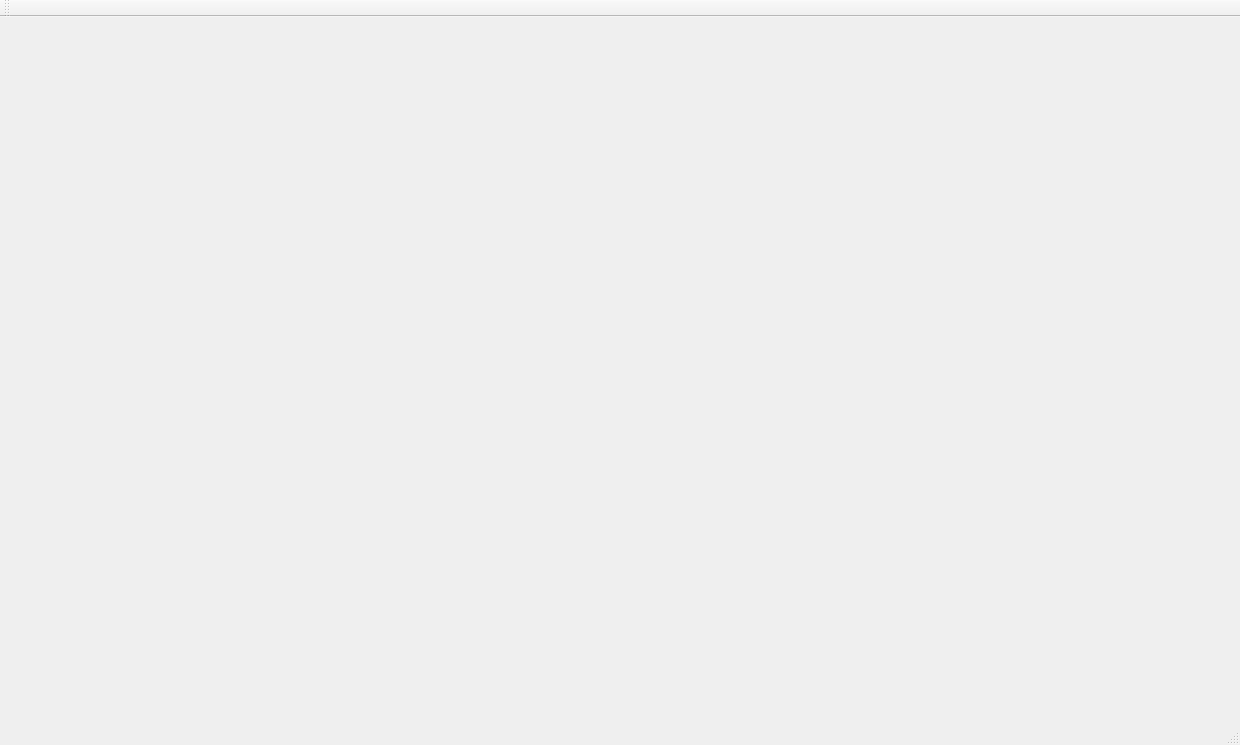
<?xml version="1.0" encoding="UTF-8"?>
<ui version="4.0">
 <class>client</class>
 <widget class="QMainWindow" name="client">
  <property name="geometry">
   <rect>
    <x>0</x>
    <y>0</y>
    <width>1240</width>
    <height>745</height>
   </rect>
  </property>
  <property name="windowTitle">
   <string>client</string>
  </property>
  <widget class="QWidget" name="centralWidget"/>
  <widget class="QMenuBar" name="menuBar">
   <property name="geometry">
    <rect>
     <x>0</x>
     <y>0</y>
     <width>1240</width>
     <height>25</height>
    </rect>
   </property>
  </widget>
  <widget class="QToolBar" name="mainToolBar">
   <attribute name="toolBarArea">
    <enum>TopToolBarArea</enum>
   </attribute>
   <attribute name="toolBarBreak">
    <bool>false</bool>
   </attribute>
  </widget>
  <widget class="QStatusBar" name="statusBar"/>
 </widget>
 <layoutdefault spacing="6" margin="11"/>
 <resources/>
 <connections/>
</ui>
